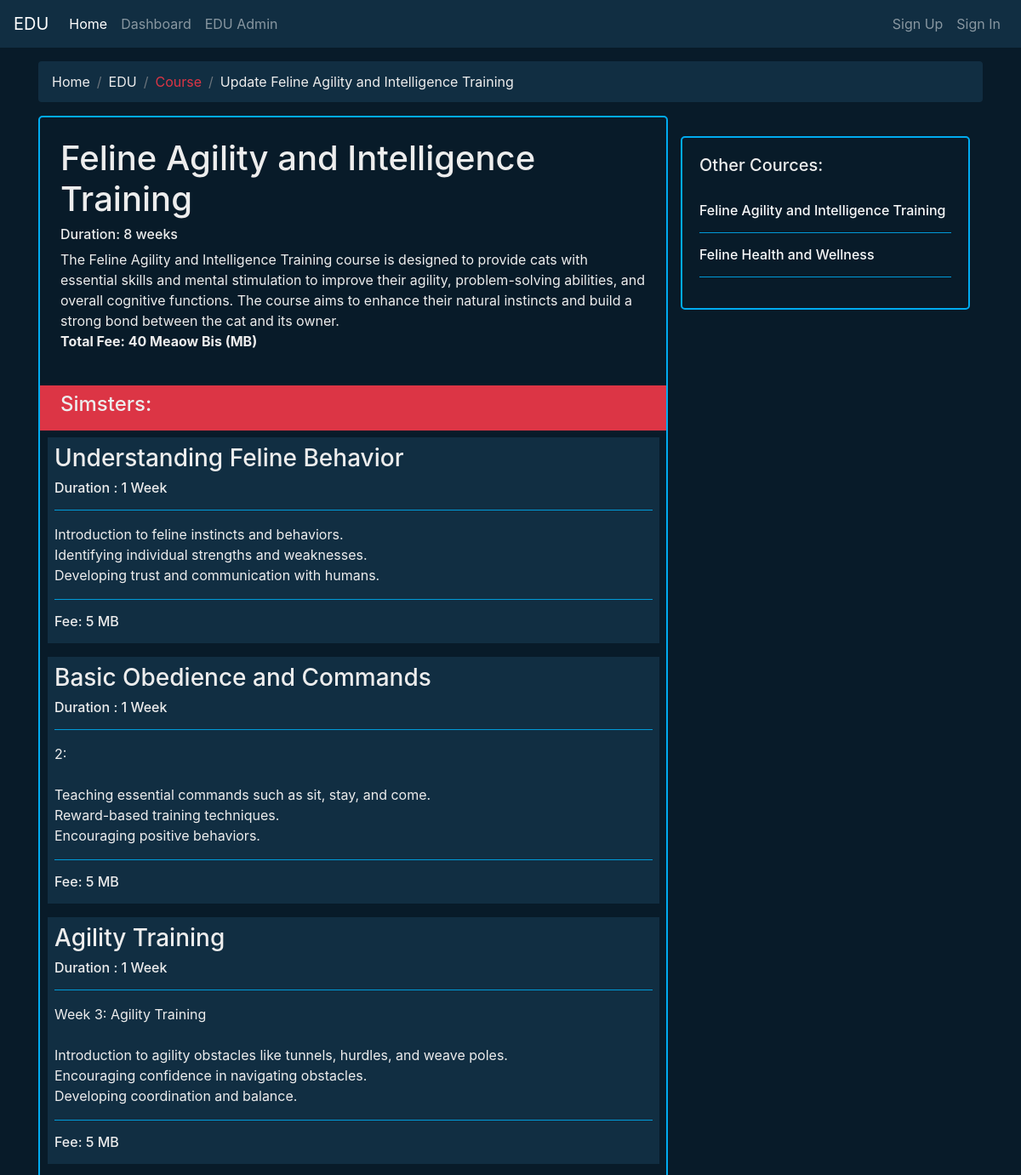
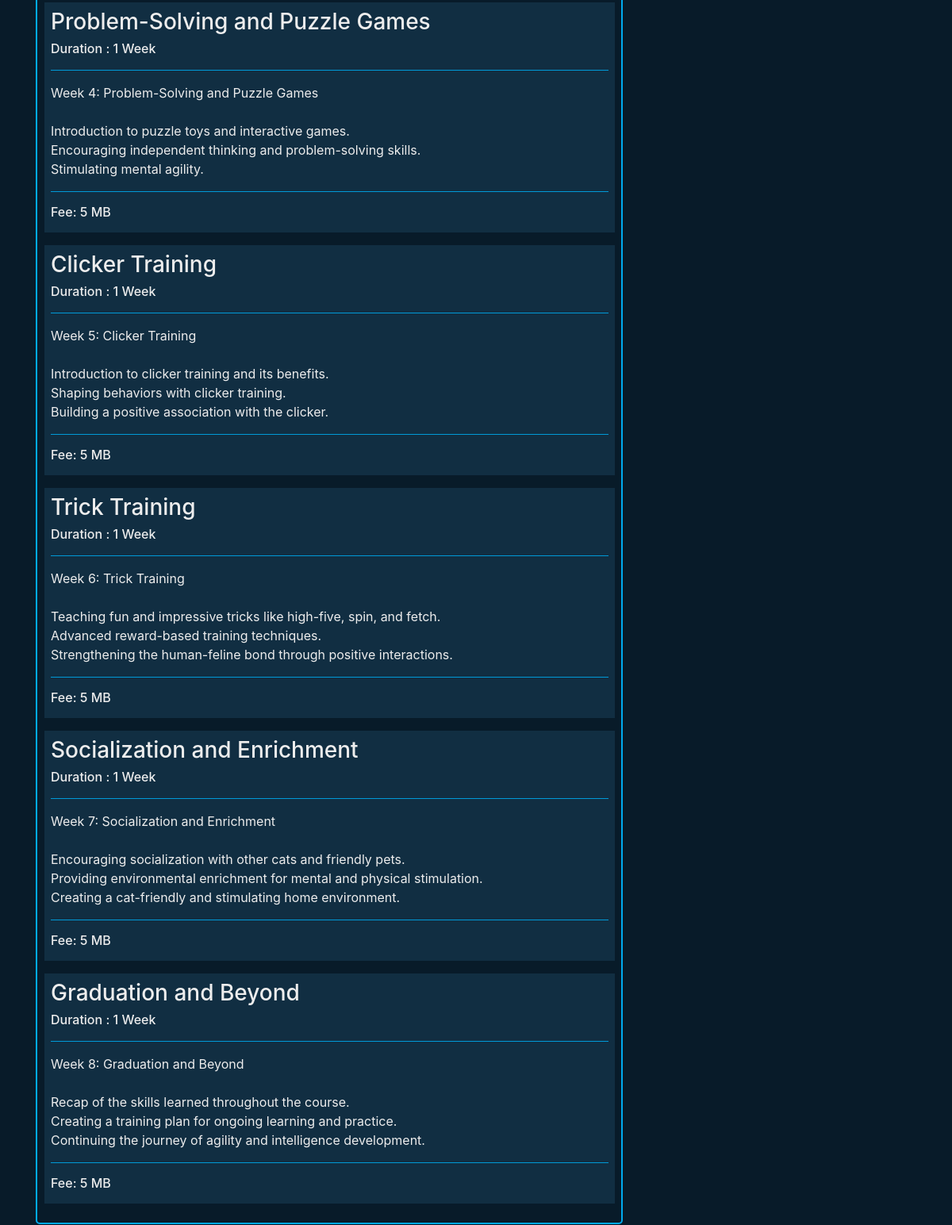
The app's page /edu/The_Meow_University6b5c9/course/Feline Agility and Intelligence Training/1/ with its own data (2 pictures, top to bottom).
### edu/models.py (models this page shows, shortened)
class InstCourse(models.Model):
    id = models.AutoField(primary_key=True)
    edu = models.ForeignKey(xEduInstitution, on_delete=models.CASCADE)
    name = models.CharField(max_length=150,null=False)
    duration = models.CharField(max_length=75,null=True,blank=True)
    descripition = models.TextField()
    totalfee = models.CharField(max_length=75,null=True,blank=True)
    totalSimsters = models.IntegerField(null=True,blank=True)
    smFull = models.BooleanField(default=False)
    '''def save(self, *args, **kwargs):
        if self.totalSimsters is not None:
            existing_semesters = Semester.objects.filter(course_id=self.id).count()
            if existing_semesters >= self.totalSimsters:
                self.smFull = True
        super().save(*args, **kwargs)'''

class Semester(models.Model):
    course = models.ForeignKey(InstCourse, on_delete=models.CASCADE)
    name = models.CharField(max_length=150)
    books = models.ManyToManyField(Book, blank=True)
    duration = models.CharField(max_length=75)
    description = models.TextField()
    fee = models.CharField(max_length=75)

### edu/views.py (the view)
# urls.py: path('<str:pk_key>/course/<str:name>/<pk>/',courseDetail.as_view(),name="courseD"),
class courseDetail(DetailView):
    model = InstCourse
    template_name = 'edu/courseD.html'
    context_object_name = 'course'
    def get(self,request,pk_key,name,pk):
        edu = get_object_or_404(xEduInstitution,pk_key=pk_key)
        course = get_object_or_404(InstCourse,name=name,pk=pk)
        course_list = InstCourse.objects.filter(edu=edu)
        semisters = Semester.objects.filter(course_id=pk)
        contx = {
            'edu':edu,
            self.context_object_name:course,
            'course_list':course_list,
            'semisters':semisters,
        }
        return render(request,self.template_name,contx)

### templates/edu/courseD.html (shortened to what this page needs)
{% extends 'base.html' %}
{% block contx %}
<div class="container  ">
    <div class="row">
        <div class="col-12 p-0">
            <nav aria-label="breadcrumb ">
                <ol class="breadcrumb bg-snd  ">
                    <li class="breadcrumb-item "><a class="txt-clr" href="{% url 'home' %}">Home</a></li>
                    <li class="breadcrumb-item "><a class="txt-clr" href="{% url 'eduD' edu.pk_key %}" >EDU </a></li>
                    <li class="breadcrumb-item "><a class="text-danger disable">Course </a></li>
                    <li class="breadcrumb-item "><a class="txt-clr" href="{% url 'courseUpdate' edu.pk_key course.name course.pk %}" >Update {{course.name}} </a></li>
                </ol>
              </nav>
        </div>
        <div class="col-md-8 p-0 cs-card">
            <div class="p-4"><h1>{{course.name}}</h1>
                <h6>Duration: {{course.duration}}</h6>
                {{course.descripition|linebreaksbr|safe}}
                <p><b>Total Fee: {{course.totalfee}} </b></p>
            </div>
            <div class="col-12 p-2 pl-4 bg-danger">
                <h4>
                    <span class="text-left ">Simsters:</span>
                </h4>
            </div>
            <div class="col-12 p-2">
                <div class="row">
                    {% for semister in semisters %}
                    <div class="col-12  pl-3 ">
                        <div class=" mb-3 p-2 bg-snd" >
                            <h3>{{semister.name}}</h3>
                            <h6>Duration : {{semister.duration}}</h6>
                            <hr class="main-bg">
                            {{semister.description|linebreaksbr|safe}}
                            <hr class="main-bg">
                            <div class="row">
                                <div class="col-md-6">
                                    <h6><a>Fee: {{semister.fee}}</a></h6>
                                </div>
                            </div>
                        </div>
                    </div>
                    {% endfor %}
                </div>
            </div>
        </div>
        <div class="col-md-4 pt-4 ">
            {% if course_list %}
            <div class="cs-card card-body">
                <h5>Other Cources:</h5><br>
                {% for courseName in course_list %}
                <h6><a href="{% url 'courseD' edu.pk_key courseName.name courseName.pk %}" class="text-light">{{courseName.name}}</a></h6>
                <hr class="main-bg">
                {% endfor %}
            </div>
            {% endif %}
        </div>
    </div>
</div>
<br>
{% endblock contx %}

### static/css/main.css (style rules this page uses)
:root { --bg-color:#081b29; --second-bg-color:#112e42; --text-color:#ededed; --main-color:#00abf0; }
html { overflow-x:hidden ; }
body { background-color: var(--bg-color) !important ; }
.bg-fst { background-color:var(--bg-color) !important; }
.bg-snd { background-color:var(--second-bg-color) !important; }
.txt-clr { color: var(--text-color) !important; }
.main-bg { background-color:var(--main-color) !important; }
.cs-card { background-color: var(--bg-color) !important; color: var(--text-color) !important; border: 2px solid var(--main-color) !important; border-radius: 5px !important; min-height: 45px; padding: 4px; }

### records on screen
InstCourse: name "Feline Agility and Intelligence Training", duration "8 weeks", descripition "The Feline Agility and Intelligence Training course is designed to provide cats with essential skills and mental stimulation to improve their agility, problem-solving abilities, and overall cognitive functions. The course aims to enhance their natural instincts and build a strong bond between the cat and its owner.", totalfee "40 Meaow Bis (MB)"
Semester: name "Understanding Feline Behavior", duration "1 Week", description "Introduction to feline instincts and behaviors. Identifying individual strengths and weaknesses. Developing trust and communication with humans.", fee "5 MB"
Semester: name "Basic Obedience and Commands", duration "1 Week", description "2: Teaching essential commands such as sit, stay, and come. Reward-based training techniques. Encouraging positive behaviors.", fee "5 MB"
Semester: name "Agility Training", duration "1 Week", description "Week 3: Agility Training Introduction to agility obstacles like tunnels, hurdles, and weave poles. Encouraging confidence in navigating obstacles. Developing coordination and balance.", fee "5 MB"
Semester: name "Problem-Solving and Puzzle Games", duration "1 Week", description "Week 4: Problem-Solving and Puzzle Games Introduction to puzzle toys and interactive games. Encouraging independent thinking and problem-solving skills. Stimulating mental agility.", fee "5 MB"
Semester: name "Clicker Training", duration "1 Week", description "Week 5: Clicker Training Introduction to clicker training and its benefits. Shaping behaviors with clicker training. Building a positive association with the clicker.", fee "5 MB"
Semester: name "Trick Training", duration "1 Week", description "Week 6: Trick Training Teaching fun and impressive tricks like high-five, spin, and fetch. Advanced reward-based training techniques. Strengthening the human-feline bond through positive interactions.", fee "5 MB"
Semester: name "Socialization and Enrichment", duration "1 Week", description "Week 7: Socialization and Enrichment Encouraging socialization with other cats and friendly pets. Providing environmental enrichment for mental and physical stimulation. Creating a cat-friendly and stimulating home environment.", fee "5 MB"
Semester: name "Graduation and Beyond", duration "1 Week", description "Week 8: Graduation and Beyond Recap of the skills learned throughout the course. Creating a training plan for ongoing learning and practice. Continuing the journey of agility and intelligence development.", fee "5 MB"
InstCourse: name "Feline Health and Wellness"
